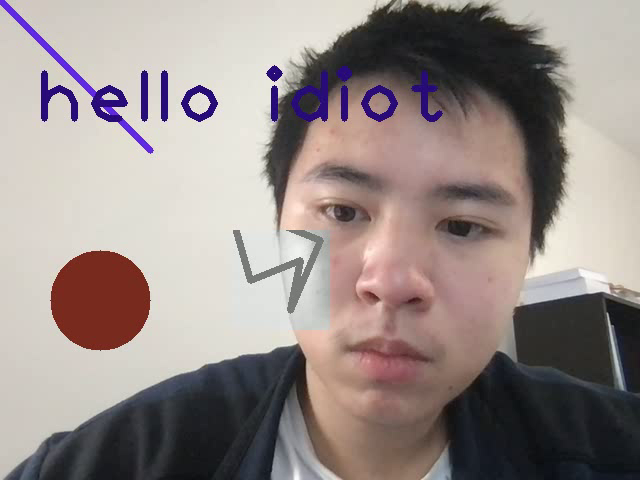
#> input picture frame 1 of OpenCV Learning/output.mov, 640 x 480 px, given in place of the camera
$ python OpenCVLearningVideo.py
#> lines starting #> are read from the running program, lines starting #| are printed output that depends on the picture; after the words box and inside, x2 and y2 are one past the last pixel; in counts of white or black regions, pixels touching at a corner belong together
import cv2
import numpy as np


cap = cv2.VideoCapture(cv2.CAP_AVFOUNDATION)
# 0 means using the 0th camera. Put PATH here if loading in video file
cap.set(3, 720)
cap.set(4, 480)

fourcc = cv2.VideoWriter_fourcc(*'mp4v')
# fourcc is probably a code indicating which video compressor to use. Note that here *'mp4v' == 'm','p','4','v'
out = cv2.VideoWriter('output.mov', fourcc, 20.0,
                      (int(cap.get(3)), int(cap.get(4))))
# 20.0 indicates the fps which pretty much dictates the playback speed
# cap.get(3) provides the width of the input video and cap.get(4) provides the height. For Mac specifically, the dimensions specified in the writer has to match exactly the dimension you actually put in (makes sense)
ret, frame = cap.read()
#> frame is the input picture: shape (480, 640, 3); mean B, G, R 136.9, 139.7, 151.1
cv2.startWindowThread()
while ret:
    ret, frame = cap.read()
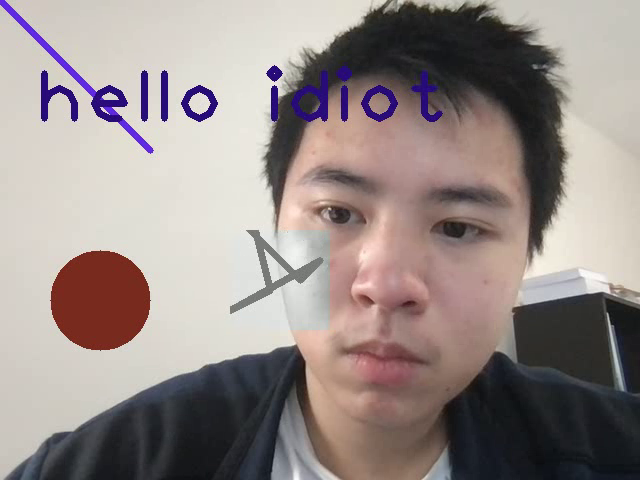
#> input picture frame 2 of OpenCV Learning/output.mov, 640 x 480 px, given in place of the camera
#> frame is the input picture: shape (480, 640, 3); mean B, G, R 136.8, 139.5, 150.9
    grayFrame = cv2.cvtColor(frame, cv2.COLOR_BGR2GRAY)
    # notice that what is written in is colored frames (alpha channel removed (camera doesn't necessarily support it?))
    cv2.line(frame, (0, 0), (150, 150), (230, 40, 100), thickness=5)
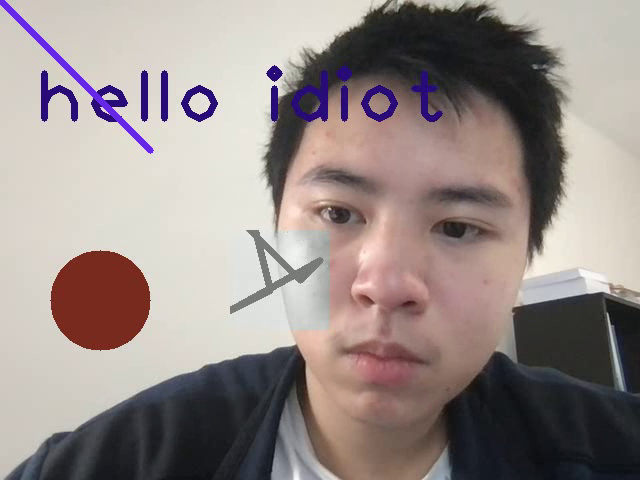
#> frame: shape (480, 640, 3); 0.44% of pixels changed, all inside (x1, y1, x2, y2) = (0, 0, 154, 154)
    # cv2.line is a function which modifies the numpy frame; first argument is the start, second the end, third color, fourth linewidth
    cv2.rectangle(grayFrame, (23, 340), (234, 445),
                  color=(190, 255, 255), thickness=5)
    # cv2.rectangle is similar. First is upper left, second is lower right. Of course only the first color channel matters and you only need to put one number (controlling grayness)
    cv2.circle(frame, (100, 300), 50, color=(32, 43, 123), thickness=-1)
#> frame: shape (480, 640, 3); 2.55% of pixels changed, all inside (x1, y1, x2, y2) = (50, 250, 151, 351)
    # -1 thickness means fill, others are intuitive
    points = np.linspace(10, 120, 12, dtype=np.int32)
    # we have to use integer because you can't plot a point on a float-valued pixel position
    np.random.shuffle(points)
    points = points.reshape((6, 2))
    cv2.polylines(grayFrame, [points, points+200],
                  True, color=123, thickness=5)
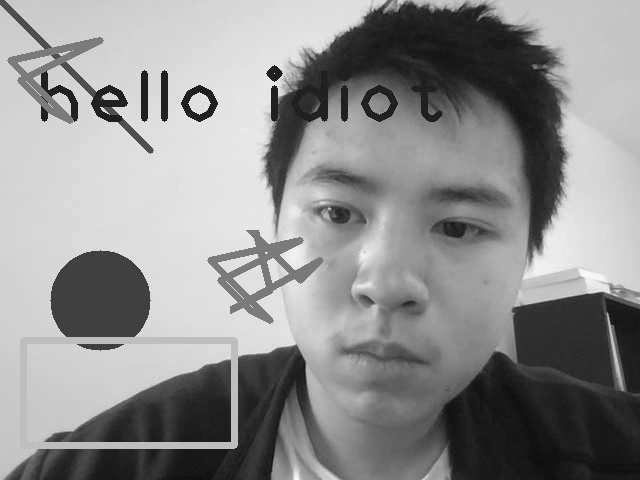
#> grayFrame: shape (480, 640); min 11, max 252, mean 142.5
    # it takes in a list of nparrays of points. For each element in the list, it plots a polygon for it. Second argument controls whether the polygon closes or not.

    cv2.putText(frame, "hello idiot", (34, 123), fontFace=cv2.FONT_HERSHEY_PLAIN,
                fontScale=5, color=(123, 12, 43), thickness=5)

    # remember all these above operations are operated on np arrays and not yet rendered onto the screen (much like in matplotlib where we do the work in the background before rendering it up). The rendering is done by imshow

    # Common np operations are of course still applicable
    frame[230:330, 230:330, 0] = grayFrame[230:330, 230:330]
    frame[230:330, 230:330, 1] = grayFrame[230:330, 230:330]
    frame[230:330, 230:330, 2] = grayFrame[230:330, 230:330]

    out.write(frame)
    cv2.imshow('frame', frame)
    cv2.imshow('gray', grayFrame)
    # imshow must be used in coalition with cv2.waitKey or a similar command because imshow only shows image for a split second and will not wait if there's no waitKey command. WaitKey command waits for the specified number of miliseconds while reading in the key (this is the time during which that image will be showed). Returns -1 if no key is read. If the input is 0, waitKey waits indefinitely.

    # color filtering (basically to mask out all colors except a specific range of colors)
    hsv = cv2.cvtColor(frame, cv2.COLOR_BGR2HSV)
#> hsv: shape (480, 640, 3); mean H, S, V 38.4, 41.6, 154.2
    # hsv encoding means hue, saturation, value. Basically instead of composing color from rgb, hue gives a spectrum of color similar to light. Saturation determines the intensity of the color. Value determines brightness.
    lowerGreen = np.array([30, 20, 0])
    upperGreen = np.array([80, 255, 180])
    # this of course returns 255 or 0. Note that 255 in bitwise is basically 1 since all bits are 1
    greenMask = cv2.inRange(hsv, lowerGreen, upperGreen)
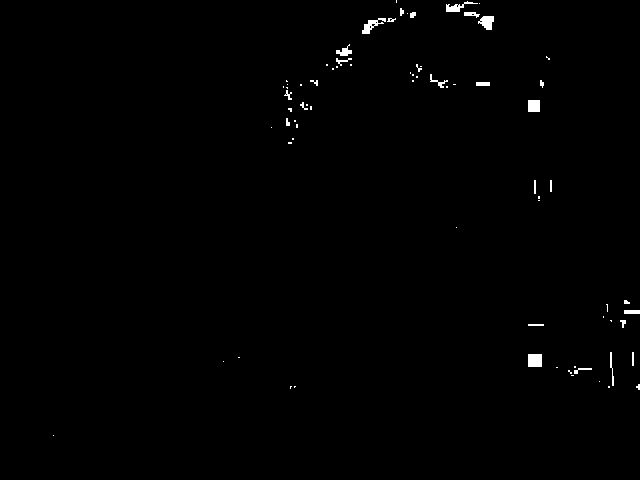
#> greenMask: shape (480, 640); 0.59% white; 74 white regions (48 under 20 px), largest, box (x1, y1, x2, y2) and area: (528, 354, 542, 367) 182, (362, 18, 386, 34) 158, (478, 16, 494, 30) 153
    cv2.imshow('green mask', greenMask)

    # noise removal by Morphological Transformations
    # erosion
    kernel2 = np.ones((5, 5), dtype=np.uint8)/25
    eroded = cv2.erode(greenMask, kernel2, iterations=1)
#> eroded: shape (480, 640); 0.08% white; 6 white regions (3 under 20 px), largest, box (x1, y1, x2, y2) and area: (530, 356, 540, 365) 90, (530, 102, 538, 110) 64, (484, 18, 492, 28) 51
    # erosion is often used for grayscale. In colored image, each channel is eroded independently. Iteration means how many times erosion is applied. Erosion basically makes a pixel 0 if there exist a pixel in its kernel that isn't 1. So expectedly, it will clear white noise.

    # dilation
    dilated = cv2.dilate(greenMask, kernel2, iterations=1)
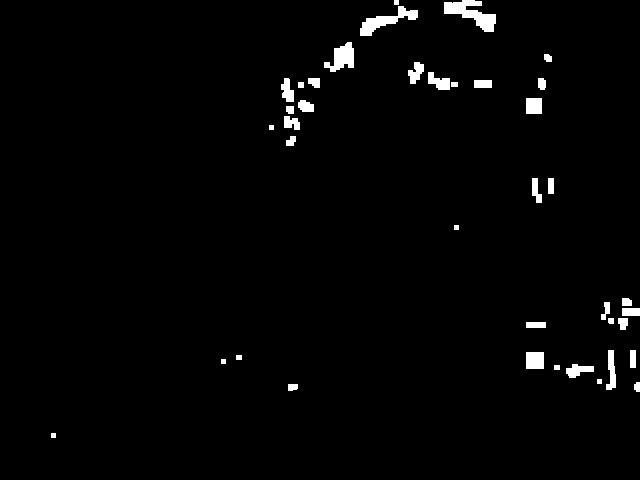
#> dilated: shape (480, 640); 1.9% white; 39 white regions, largest, box (x1, y1, x2, y2) and area: (444, 0, 496, 32) 784, (360, 6, 418, 36) 624, (324, 42, 354, 72) 509
    # dilation is opposite. It clears black noise by making a pixel 1 if there exist a pixel in its kernel that isn't 0

    # opening = erosion followed by dilation
    opened = cv2.morphologyEx(greenMask, cv2.MORPH_OPEN, kernel2, iterations=1)
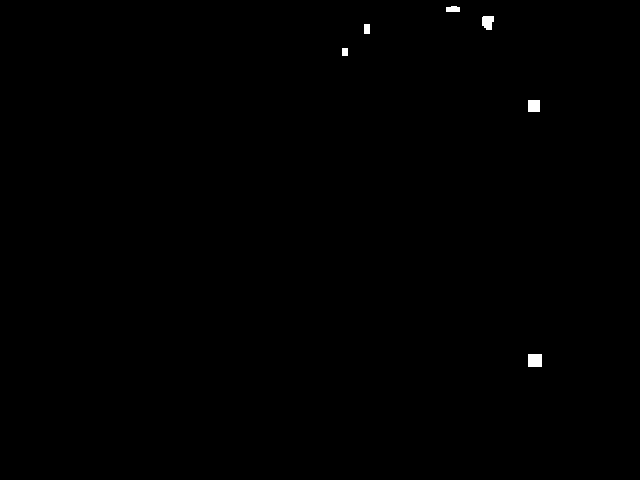
#> opened: shape (480, 640); 0.21% white; 6 white regions, box (x1, y1, x2, y2) and area: (528, 354, 542, 367) 182, (528, 100, 540, 112) 144, (482, 16, 494, 30) 139, (446, 6, 460, 12) 76, (364, 24, 370, 34) 60, (342, 48, 348, 56) 48
    # obviously opening magnifies black since erosion is placed first. The second dilation cannot compensate for the small white pixels eroded
    # closing = dilation followed by erosion
    closed = cv2.morphologyEx(
        greenMask, cv2.MORPH_CLOSE, kernel2, iterations=1)
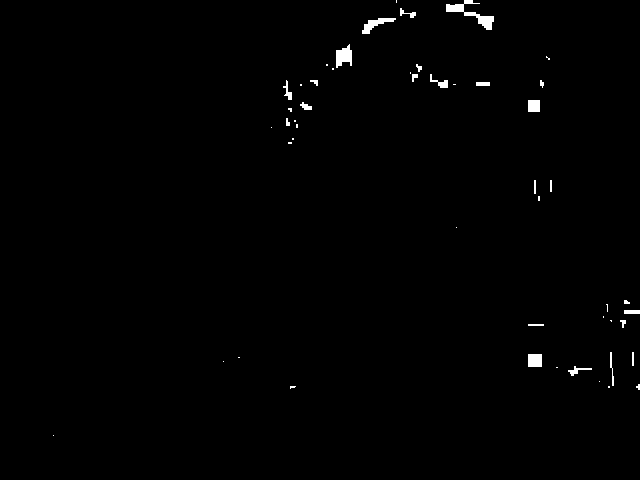
#> closed: shape (480, 640); 0.71% white; 50 white regions (27 under 20 px), largest, box (x1, y1, x2, y2) and area: (446, 0, 494, 30) 414, (336, 44, 352, 68) 253, (362, 18, 396, 34) 216
    # in contrast closing magnifies white

    cv2.imshow('eroded green mask', eroded)
    cv2.imshow('dilated green mask', dilated)
    cv2.imshow('opened green mask', opened)
    cv2.imshow('closed green mask', closed)
    greenPixels = cv2.bitwise_and(frame, frame, mask=greenMask)
    cv2.imshow('green parts', greenPixels)

    # blurring and smoothing
    # normal filter
    kernel = np.ones((15, 15), dtype=np.float32)/(15*15)
    normalSmooth = cv2.filter2D(greenPixels, -1, kernel)
    # a kernel is basically a way to designate how to take a weighted average. The value of pixel in the kernel is the weight of that pixel. The second argument in filter2D is the desired depth. Setting to -1 means the output depth will be the same as the input. Depth means basically the dtype of numbers used. It's often 8 bits.
    cv2.imshow('normal smooth', normalSmooth)

    gausBlur = cv2.GaussianBlur(greenPixels, (15, 15), sigmaX=0, sigmaY=0)
    # basically using a gaussian kernel for filter/smoothing. Second argument is the kernel size. SigmaX and SigmaY are designate the standard deviation in x direction and y direction. Setting both to 0 it will be calculated automatically.
    cv2.imshow('gaus smooth', gausBlur)

    medianBlur = cv2.medianBlur(greenPixels, 15)
    # second argument is kernel size
    cv2.imshow('median smooth', medianBlur)

    # bilateralSmooth = cv2.bilateralFilter(greenPixels, 5, 200, 200)
    # second argument is again the size of the filter. The two last arguments indicate the smoothing strength in x and y directions. Bilateral smooth is not great with big (in size) noise
    # cv2.imshow('bilateral smooth', bilateralSmooth)

    if (cv2.waitKey(1) & 0xFF) == ord('q'):
        # & 0xFF simply acquires the last 8 bits of cv2.waitKey(1)
#> (key q is pressed here)
        break
cap.release()
out.release()
cv2.destroyAllWindows()

$ run again, starting later in the video
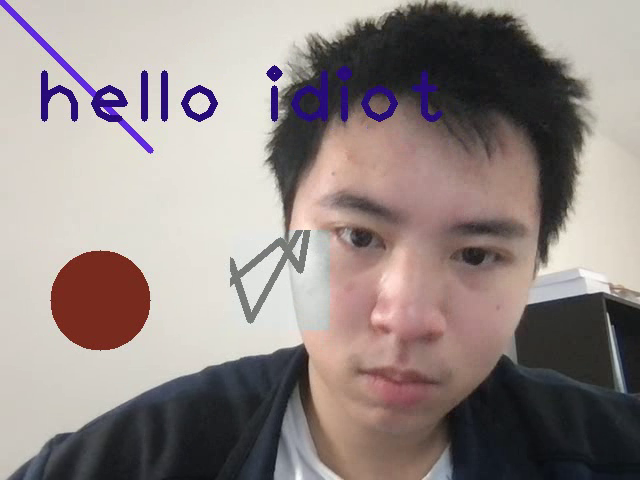
#> input picture frame 7 of OpenCV Learning/output.mov, 640 x 480 px, given in place of the camera
#> frame is the input picture: shape (480, 640, 3); mean B, G, R 134.7, 137.3, 148.5
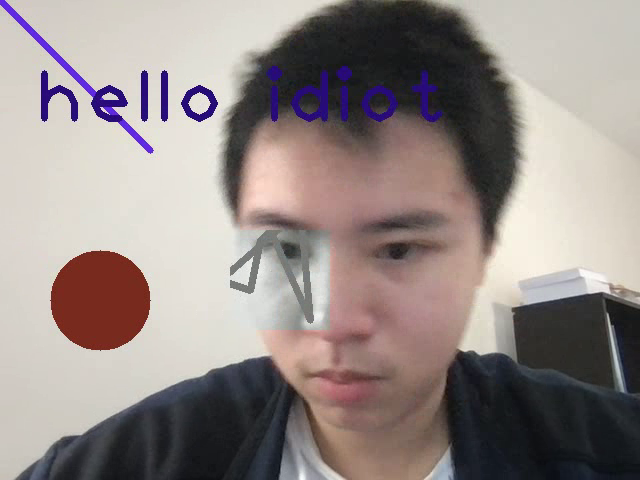
#> input picture frame 8 of OpenCV Learning/output.mov, 640 x 480 px, given in place of the camera
#> frame is the input picture: shape (480, 640, 3); mean B, G, R 135.9, 138.6, 149.3
#> hsv: shape (480, 640, 3); mean H, S, V 38.9, 40.9, 152.7
#> greenMask: shape (480, 640); 1.4% white; 131 white regions (80 under 20 px), largest, box (x1, y1, x2, y2) and area: (366, 2, 384, 20) 248, (566, 356, 594, 374) 216, (464, 40, 491, 64) 200
#> eroded: shape (480, 640); 0.15% white; 21 white regions (12 under 20 px), largest, box (x1, y1, x2, y2) and area: (368, 6, 382, 14) 109, (452, 114, 462, 126) 52, (584, 342, 590, 350) 48
#> dilated: shape (480, 640); 4.1% white; 47 white regions, largest, box (x1, y1, x2, y2) and area: (414, 62, 466, 138) 1324, (276, 62, 320, 104) 904, (360, 0, 404, 22) 680
#> opened: shape (480, 640); 0.49% white; 19 white regions, largest, box (x1, y1, x2, y2) and area: (366, 4, 384, 16) 213, (450, 112, 464, 128) 156, (273, 43, 288, 54) 123
#> `closed = cv2.morphologyEx( greenMask, cv2.MORPH_CLOSE, kernel2, iterat..`:
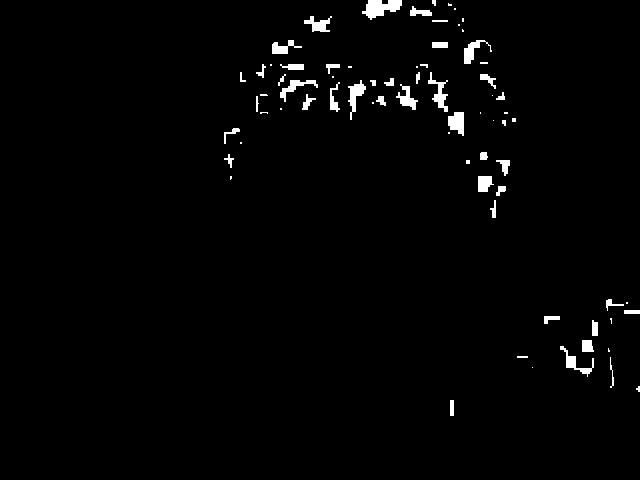
#> closed: shape (480, 640); 1.7% white; 73 white regions (28 under 20 px), largest, box (x1, y1, x2, y2) and area: (362, 0, 402, 20) 472, (448, 112, 464, 136) 284, (428, 72, 448, 112) 280

$ run again, starting later in the video
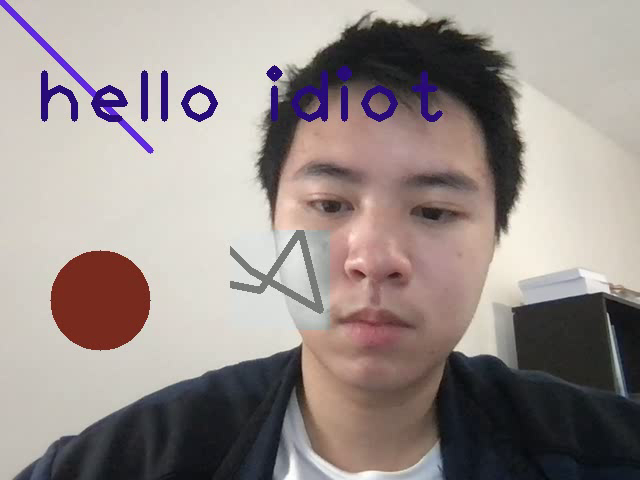
#> input picture frame 13 of OpenCV Learning/output.mov, 640 x 480 px, given in place of the camera
#> frame is the input picture: shape (480, 640, 3); mean B, G, R 139.6, 142.8, 153.2
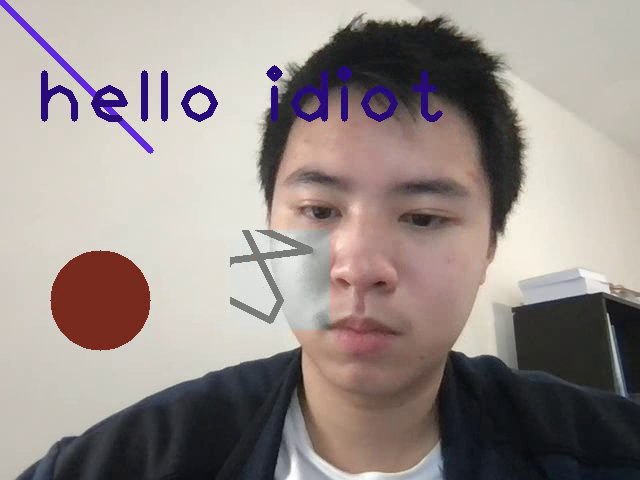
#> input picture frame 14 of OpenCV Learning/output.mov, 640 x 480 px, given in place of the camera
#> frame is the input picture: shape (480, 640, 3); mean B, G, R 139.4, 142.7, 153
#> hsv: shape (480, 640, 3); mean H, S, V 37.8, 41.9, 156.4
#> greenMask: shape (480, 640); 1.5% white; 78 white regions (47 under 20 px), largest, box (x1, y1, x2, y2) and area: (552, 320, 620, 392) 1704, (528, 336, 544, 370) 521, (328, 28, 380, 54) 402
#> eroded: shape (480, 640); 0.47% white; 12 white regions (6 under 20 px), largest, box (x1, y1, x2, y2) and area: (560, 338, 612, 384) 864, (530, 338, 542, 367) 340, (600, 322, 607, 334) 74, (351, 34, 366, 38) 50, (332, 46, 340, 50) 24, (492, 56, 502, 60) 20
#> dilated: shape (480, 640); 3.4% white; 40 white regions, largest, box (x1, y1, x2, y2) and area: (550, 318, 622, 394) 2664, (278, 61, 320, 124) 1144, (362, 62, 432, 100) 1062
#> opened: shape (480, 640); 0.86% white; 11 white regions, largest, box (x1, y1, x2, y2) and area: (558, 320, 614, 386) 1498, (528, 336, 544, 369) 520, (349, 32, 368, 40) 142
#> `closed = cv2.morphologyEx( greenMask, cv2.MORPH_CLOSE, kernel2, iterat..`:
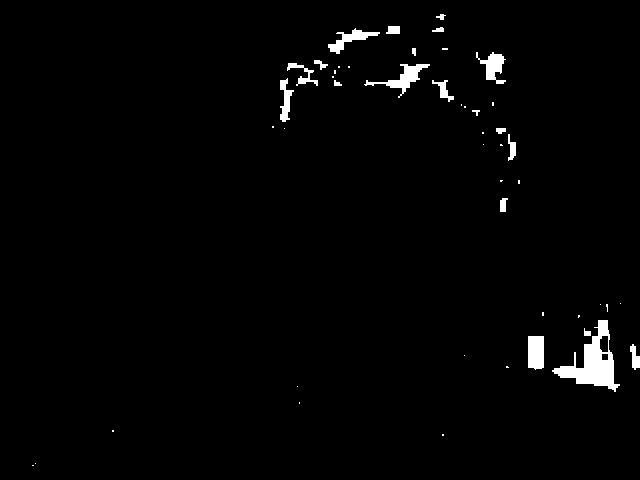
#> closed: shape (480, 640); 1.7% white; 48 white regions (28 under 20 px), largest, box (x1, y1, x2, y2) and area: (552, 320, 620, 392) 1791, (364, 64, 430, 98) 578, (528, 336, 544, 370) 521
